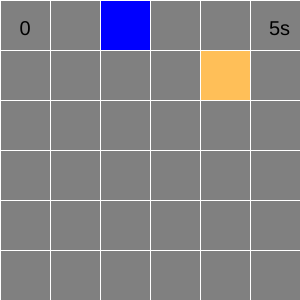
Frame 1 (no input)
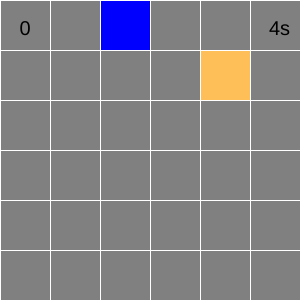
Frame 60 (no input)
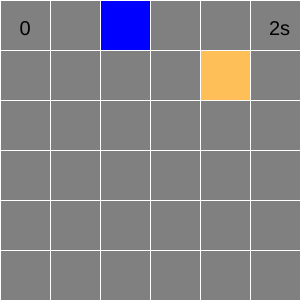
Frame 120 (the mouse pressed at the canvas centre since frame 60)

The p5.js sketch that drew these frames (run headless with seeded random() and noise() and a simulated clock; from frame 60 on, the mouse is pressed at the canvas centre):

// p5.js sketch
// ── sketch.js
// desenhando um quadrado
// criando
// desenhando a matriz
// movimento do teclado

// dando volta

// mostrando framerate
// entendendo um timer
// andando sozinho
// andando com teclado


const NL = 6;
const NC = 6;
const lado = 50;

let snake_x = 2;
let snake_y = 0;
let snake_vx = 0;
let snake_vy = 0;

let snake_color;
let cell_color;

let timer = 0;

let food_x = 0;
let food_y = 0;
let food_color;
let food_count = 0;

let tempo = 0;
let tempoFALTA = 5;

function count_reset(){
  if(frameCount - tempo > 30){
    tempo = frameCount;
    tempoFALTA -= 1;
  }

  if(tempoFALTA < 1){
    food_count = 0
    tempoFALTA = 5;
  }
}

function setup() {
  createCanvas(NC * lado, NL * lado);
  frameRate(30);

  snake_color = color("blue");
  cell_color = color("gray");

  food_generate();
}

function food_generate(){
  food_x = parseInt(random(0, NC));
  food_y = parseInt(random(0, NL));

  food_color = color(255, random(255), random(255));
}

function draw_cell(x,y, color){
  noStroke();
  fill(color);
  square(x * lado + 1, y * lado + 1, lado - 1);
}

function draw_mat(){
  fill(155);
  for(let c = 0; c < NC; c++){
    for(let l = 0; l < NL; l++){
      draw_cell(c, l, cell_color);
    }
  }
}

function snake_loop(){
  if(snake_x == NC){
    snake_x = 0;
  }
  if(snake_y == NL){
    snake_y = 0;
  }
  if(snake_x == -1){
    snake_x = NC - 1;
  }
  if(snake_y == -1){
    snake_y = NL -1;
  }
}

function snake_walk(){
  if(frameCount - timer > 10){
    timer = frameCount;
    snake_x += snake_vx;
    snake_y += snake_vy;
  }
}

function draw() {
  snake_walk();
  snake_loop();

  if(snake_x == food_x && snake_y == food_y){
    snake_color = food_color;
    food_generate();
    food_count += 1;

    tempoFALTA = 5;
  }

  background(255);
  draw_mat();
  draw_cell(snake_x, snake_y, snake_color);

  draw_cell(food_x, food_y, food_color);

  fill(0);
  textSize(20);
  textAlign(CENTER);
  text(food_count, 25, 35);

  textAlign(RIGHT);
  textSize(20);
  text(tempoFALTA + "s", NC * lado - 10, 35);

  count_reset()
}

function keyPressed(){
  if(keyCode === LEFT_ARROW){
    snake_vx = -1;
    snake_vy = 0;
  }else if(keyCode === RIGHT_ARROW){
    snake_vx = 1;
    snake_vy = 0;
  }else if(keyCode === UP_ARROW){
    snake_vx = 0;
    snake_vy = -1;
  }else if(keyCode === DOWN_ARROW){
    snake_vx = 0;
    snake_vy = 1;
  }
}
